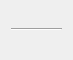
<?xml version="1.0" encoding="UTF-8"?>
<ui version="4.0">
 <class>ContentRewardAdder</class>
 <widget class="QWidget" name="ContentRewardAdder">
  <property name="geometry">
   <rect>
    <x>0</x>
    <y>0</y>
    <width>73</width>
    <height>60</height>
   </rect>
  </property>
  <property name="windowTitle">
   <string>Form</string>
  </property>
  <layout class="QVBoxLayout" name="vLayoutMain">
   <item>
    <layout class="QHBoxLayout" name="hLayoutSelector"/>
   </item>
   <item>
    <widget class="Line" name="line">
     <property name="orientation">
      <enum>Qt::Horizontal</enum>
     </property>
    </widget>
   </item>
   <item>
    <layout class="QGridLayout" name="gridInputTable"/>
   </item>
  </layout>
 </widget>
 <resources/>
 <connections/>
</ui>
